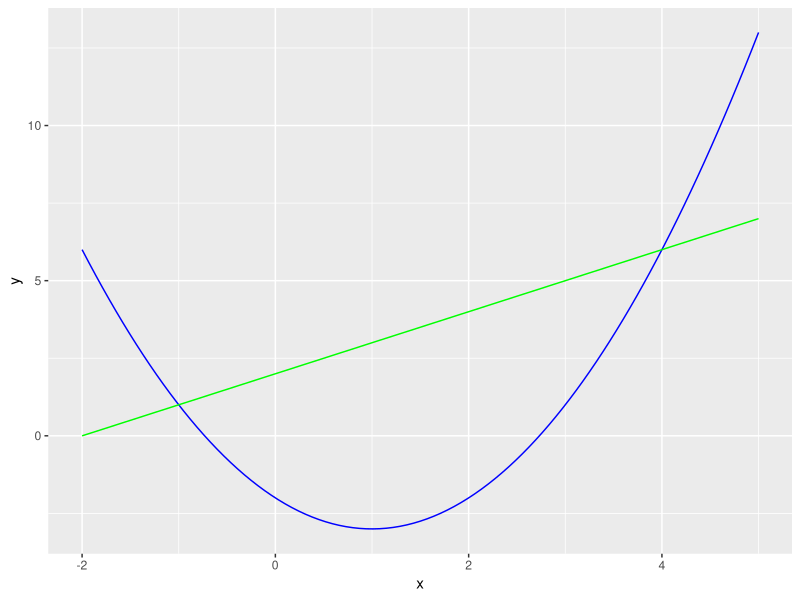
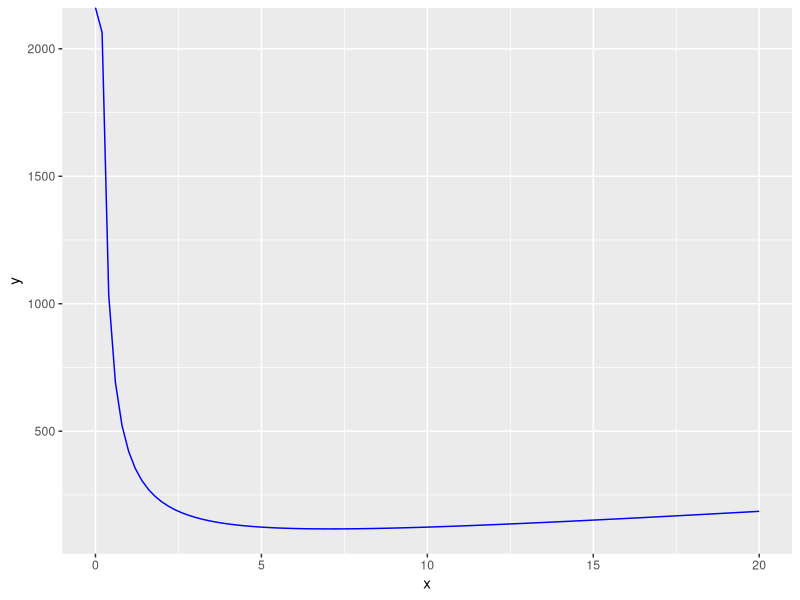

Here is the R script that generated these plots, in order:
## ---- chunk 1
knitr::opts_chunk$set(echo = TRUE, warning = FALSE, message = FALSE)
## ---- chunk 2
library(tidyverse)
library(pracma)
## ---- chunk 3
f <- function(x){
  2 * x - 9
}
area = (1 * f(5)) + (1 * f(6)) + (1 * f(7)) + (1 * f(8))
area
## ---- chunk 4
ggplot(data.frame(x = c(-2,5)), aes(x=x)) +
  stat_function(fun= function(x){x^2 - 2*x - 2}, color = "blue") +
  stat_function(fun= function(x){x + 2}, color = "green")
## ---- chunk 5
f <- function(x){
  -1/3 * x^3 + 3/2 * x^2 + 4 * x
}
area = f(4) - f(-1)
area
## ---- chunk 6
ggplot(data.frame(x = c(0,20)), aes(x=x)) +
  stat_function(fun= function(x){8.25*x + (3.75 * 110)/x}, color = "blue")

cost <- function(x){
  8.25*x + (3.75 * 110)/x
}
cost_deriv <- function(x){
  8.25 - (3.75 * 110) * x^(-2)
}
#using the bisection method to find the root
root <- bisect(cost_deriv, 0, 15)
root
#since the root is not an integer we need to evaluate at the closest integer and choose the lower cost
cost(7)
cost(8)
## ---- chunk 7
integrate(function(x) {1/(6*x)}, lower=1, upper=exp(6))
